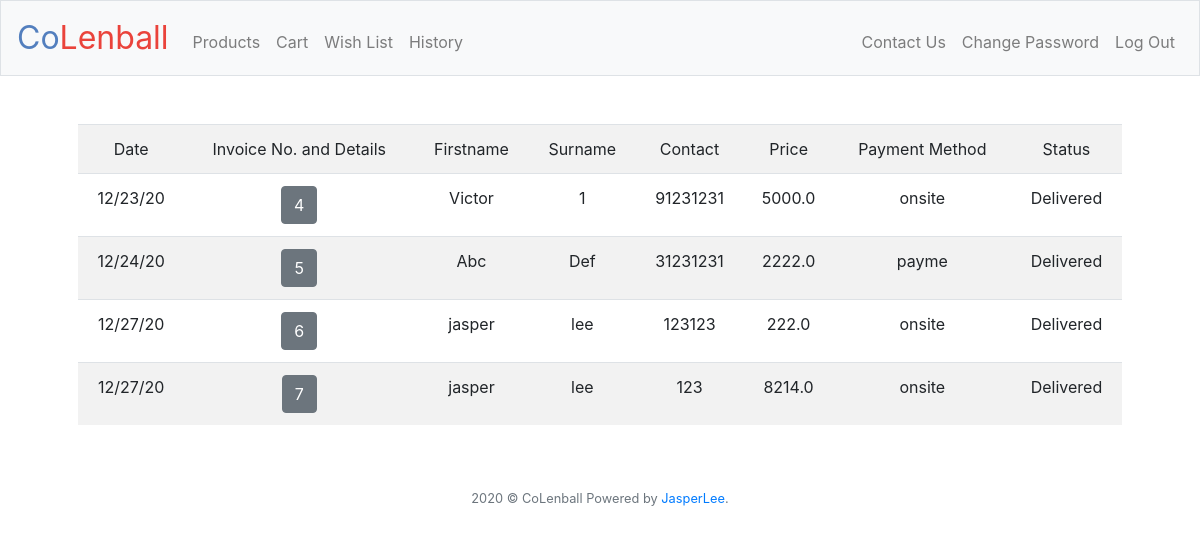
Page /orders (signed in) on the committed database.
### tables this page shows
CREATE TABLE 'orders' (
"invoice_id" INTEGER NOT NULL,'cart_id' text NOT NULL,
"firstname" TEXT NOT NULL,
"contact" varchar(20) NOT NULL,
"surname" TEXT NOT NULL,
"dm" varchar(20),
"address" TEXT NOT NULL,
"pm" varchar(20) NOT NULL,
"status" varchar(20) NOT NULL, 'total' real, 'user_id' INTEGER);

CREATE TABLE 'invoiceNumber' (
"invoice_number" INTEGER PRIMARY KEY AUTOINCREMENT NOT NULL,'invoice_date' varchar(20) NOT NULL  );

### application.py (the view)
@app.route("/orders", methods=["GET", "POST"])
@login_required # ch admin
def orders():
    if request.method == "POST":
        if request.form.get("invoice_id"):
            invoice = db.execute("SELECT dm, address, cart_id, invoice_id FROM orders WHERE invoice_id=:invoice_id",invoice_id=request.form.get("invoice_id"))
            invoice = invoice[0]
            cart_ids = string_to_list(invoice["cart_id"])
            cart = db.execute("SELECT p.name, c.count, c.product_size FROM cart AS c JOIN products AS p ON c.product_id=p.id WHERE cart_id IN (:cart_ids)",cart_ids=cart_ids)
            return render_template("order.html", invoice=invoice, cart=cart)
        elif request.form.get("delivered"):
            db.execute("UPDATE orders SET status=:status WHERE invoice_id=:invoice_id", status="Delivered", invoice_id=request.form.get("delivered"))
            return redirect("/orders")
    else:
        rows = db.execute("SELECT invoice_date, invoice_id, contact, total, status, firstname, surname, pm FROM orders AS o JOIN invoiceNumber AS i ON o.invoice_id=i.invoice_number")
        return render_template("orders.html", rows=rows)

### application.py (called while the page is built)
@app.after_request
def after_request(response):
    response.headers["Cache-Control"] = "no-cache, no-store, must-revalidate"
    response.headers["Expires"] = 0
    response.headers["Pragma"] = "no-cache"
    return response

### helpers.py (called while the page is built)
def login_required(f):
    @wraps(f)
    def decorated_function(*args, **kwargs):
        if session.get("user_id") is None:
            return redirect("/")
        return f(*args, **kwargs)
    return decorated_function

### templates/orders.html (shortened to what this page needs)
{% extends "layout.html" %}
{% block main %}
    <form action="/orders" method="post">
    <table class="table table-striped">
        <tr>
            <td>Date</td> <td>Invoice No. and Details</td> <td>Firstname</td> <td>Surname</td> <td>Contact</td> <td>Price</td> <td>Payment Method</td> <td>Status</td>
        </tr>
        {% for row in rows %}
        <tr>
            <td>{{row['invoice_date']}}</td>
            <td>
                <button type="submit" class="btn btn-secondary" name="invoice_id" title="more" value="{{row["invoice_id"]}}">{{row['invoice_id']}}</button>
            </td>
            <td>{{row['firstname']}}</td>
            <td>{{row['surname']}}</td>
            <td>{{row['contact']}}</td>
            <td>{{row['total']}}</td>
            <td>{{row['pm']}}</td>
            <td>
                {% if row['status'] != "Checking" %}
                    {{row['status']}}
                {% else %}
                    <button type="submit" class="btn btn-secondary" name="delivered" value="{{row["invoice_id"]}}">Delivered</button>
                {% endif %}
            </td>
        </tr>
        {% endfor %}
    </table>
    </form>
{% endblock %}

### rows in the picture
orders: invoice_date "12/23/20", invoice_id "4", firstname "Victor", surname "1", contact "91231231", total "5000.0", pm "onsite", status "Delivered"
orders: invoice_date "12/24/20", invoice_id "5", firstname "Abc", surname "Def", contact "31231231", total "2222.0", pm "payme", status "Delivered"
orders: invoice_date "12/27/20", invoice_id "6", firstname "jasper", surname "lee", contact "123123", total "222.0", pm "onsite", status "Delivered"
orders: invoice_date "12/27/20", invoice_id "7", firstname "jasper", surname "lee", contact "123", total "8214.0", pm "onsite", status "Delivered"
